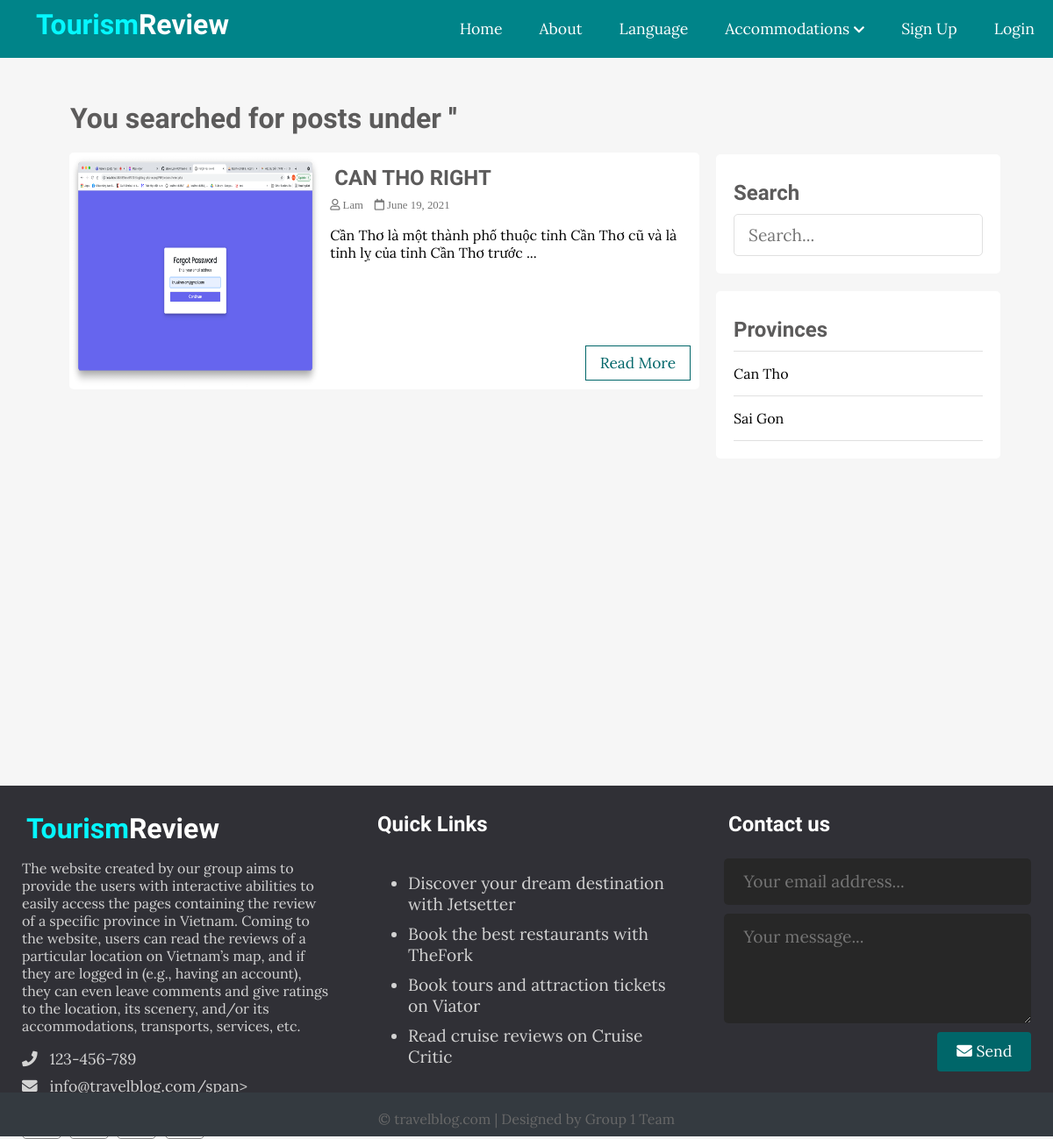
Screenshot of /vnAccomm.php?p_id=1 with the database file from the repository.
### tables this page shows
CREATE TABLE `vnaccomms` (
  `id` int(11) NOT NULL,
  `user_id` int(11) NOT NULL,
  `province_id` int(11) DEFAULT NULL,
  `title` varchar(255) NOT NULL,
  `image` varchar(255) NOT NULL,
  `body` text NOT NULL,
  `published` tinyint(4) NOT NULL,
  `created_at` datetime NOT NULL DEFAULT CURRENT_TIMESTAMP
);

CREATE TABLE `users` (
  `id` int(11) NOT NULL,
  `admin` tinyint(4) NOT NULL,
  `username` varchar(255) NOT NULL,
  `email` varchar(255) NOT NULL,
  `password` varchar(255) NOT NULL,
  `created_at` timestamp NOT NULL DEFAULT CURRENT_TIMESTAMP
);

CREATE TABLE `provinces` (
  `id` int(11) NOT NULL,
  `name` varchar(255) NOT NULL
);

### app/database/db.php (called while the page is built, shortened)
<?php
require('connect.php');
function executeQuery($sql, $data)
{
    global $conn;
    $stmt = $conn->prepare($sql);
    $values = array_values($data);
    $types = str_repeat('s', count($values));
    $stmt->bind_param($types, ...$values);
    $stmt->execute();
    return $stmt;
}
function selectAll($table, $conditions = [])
{
    global $conn;
    $sql = "SELECT * FROM $table";
    if (empty($conditions)) {
        $stmt = $conn->prepare($sql);
        $stmt->execute();
        $records = $stmt->get_result()->fetch_all(MYSQLI_ASSOC);
        return $records;
    }
}
function getVNAccommPostsByProvinceId($province_id)
{
    $sql = "SELECT vna.*, u.username FROM vnaccomms AS vna JOIN users AS u ON vna.user_id=u.id WHERE vna.published=? AND province_id=?";
    $stmt = executeQuery($sql, ['published' => 1, 'province_id' => $province_id]);
    $records = $stmt->get_result()->fetch_all(MYSQLI_ASSOC);
    return $records;
}

### app/controllers/vnaccomms.php (called while the page is built, shortened)
<?php
include(ROOT_PATH . "/app/database/db.php");
$provinces = selectAll('provinces');

### vnAccomm.php (the view, shortened to what this page needs)
<?php
include(ROOT_PATH . "/app/controllers/vnaccomms.php");
$posts = array();
$postsTitle = 'Vietnam\'s Accommodations';
if (isset($_GET['p_id'])) {
    $posts = getVNAccommPostsByProvinceId($_GET['p_id']);
    $postsTitle = "You searched for posts under '" . $_GET['name'] . "'";
} else if (isset($_POST['search-term'])) {
    $posts = searchVNAccommPosts($_POST['search-term']);
    $postsTitle = "You searched for '" . $_POST['search-term'] . "'";
} else {
    $posts = getPublishedVNAccommPosts();
}
?>
<!DOCTYPE html>
<html lang="en">
<head>
    <link rel="stylesheet" href="https://use.fontawesome.com/releases/v5.7.2/css/all.css">
    <link rel="stylesheet" href="assets/css/style.css">
</head>
<body>
    <?php include(ROOT_PATH . "/app/includes/header.php"); ?>
    <div class="page-wrapper">
        <div class="content clearfix">
            <div class="main-content">
                <h1 class="recent-post-title"><?php echo $postsTitle ?></h1>
                <?php foreach ($posts as $post) : ?>
                    <div class="post clearfix">
                        <img src="<?php echo BASE_URL . '/assets/images/' . $post['image']; ?>" alt="" class="post-image">
                        <div class="post-preview">
                            <h2><a href="singleVNAccomm.php?id=<?php echo $post['id']; ?>"><?php echo $post['title']; ?></a></h2>
                            <i class="far fa-user"> <?php echo $post['username']; ?></i>
                            <i class="far fa-calendar"> <?php echo date('F j, Y', strtotime($post['created_at'])); ?></i>
                            <p class="preview-text">
                                <?php echo html_entity_decode(substr($post['body'], 0, 150) . '...'); ?>
                            </p>
                            <a href="singleVNAccomm.php?id=<?php echo $post['id']; ?>" class="btn read-more">Read More</a>
                        </div>
                    </div>
                <?php endforeach; ?>
            </div>
            <div class="sidebar">
                <div class="section search">
                    <h2 class="section-title">Search</h2>
                    <form action="vnAccomm.php" method="post">
                        <input type="text" name="search-term" class="text-input" placeholder="Search...">
                    </form>
                </div>
                <div class="section topics">
                    <h2 class="section-title">Provinces</h2>
                    <ul>
                        <?php foreach ($provinces as $key => $province) : ?>
                            <li><a href="<?php echo BASE_URL . '/index.php?p_id=' . $province['id'] . '&name=' . $province['name'] ?>"><?php echo $province['name']; ?></a></li>
                        <?php endforeach; ?>
                    </ul>
                </div>
            </div>
        </div>
    </div>
    <?php include(ROOT_PATH . "/app/includes/footer.php"); ?>
</body>

### assets/css/style.css (style rules this page uses)
* { box-sizing: border-box; }
html, body { height: 100%; padding: 0px; margin: 0px; background: #f6f6f6; font-family: "Lora", serif; }
h1, h2, h3, h4, h5, h6 { font-family: "Candal", serif; color: #5c5b5b; margin: 5px; }
a { text-decoration: none; color: inherit; }
.clearfix::after { content: ""; display: block; clear: both; }
.btn { padding: 0.5rem 1rem; background: #006669; color: white; border: 1px solid transparent; border-radius: 0.25rem; font-size: 1.08em; font-family: "Lora", serif; }
.text-input { padding: 0.7rem 1rem; display: block; width: 100%; border-radius: 5px; border: 1px solid #e0e0e0; outline: none; color: #444; line-height: 1.5rem; font-size: 1.2em; font-family: "Lora", serif; }
.page-wrapper { min-height: 100%; }
.content { width: 90%; margin: 30px auto 30px; }
.content .main-content { width: 70%; float: left; }
.content .main-content .post { width: 95%; height: 270px; margin: 20px auto; border-radius: 5px; background: white; position: relative; }
.content .main-content .post .post-preview i { color: #757575; font-size: 0.8em; }
.content .main-content .post .preview-text { line-height: 1.5em; font-size: 1.03em; color: #444; }
.content .main-content .post .read-more { position: absolute; bottom: 10px; right: 10px; border: 1px solid #006669; background: transparent; border-radius: 0px; color: #006669 !important; }
.content .main-content .post .post-image { width: 40%; height: 100%; float: left; border-top-left-radius: 5px; border-bottom-left-radius: 5px; }
.content .main-content .post .post-preview { width: 60%; padding: 10px; float: right; }
.content .main-content .recent-post-title { margin: 20px; }
.content .sidebar { width: 30%; float: left; }
.content .sidebar .section { background: white; padding: 20px; border-radius: 5px; margin-bottom: 20px; }
.content .sidebar .section .section-title { margin: 10px 0px 10px 0px; }
.content .sidebar .section.search { margin-top: 80px; }
.content .sidebar .section.topics ul { margin: 0px; padding: 0px; list-style: none; border-top: 1px solid #e0e0e0; }
.content .sidebar .section.topics ul li a { display: block; padding: 15px 0px 15px 0px; border-bottom: 1px solid #e0e0e0; transition: all 0.3s; }

### rows the page displays
vnaccomms: image (picture), title "CAN THO RIGHT", user.username "Lam", created_at "June 19, 2021", body "Cần Thơ là một thành phố thuộc tỉnh Cần Thơ cũ và là tỉnh lỵ của tỉnh Cần Thơ trước ..."
provinces: name "Can Tho"
provinces: name "Sai Gon"

### other values shown
$postsTitle "You searched for posts under ''"
